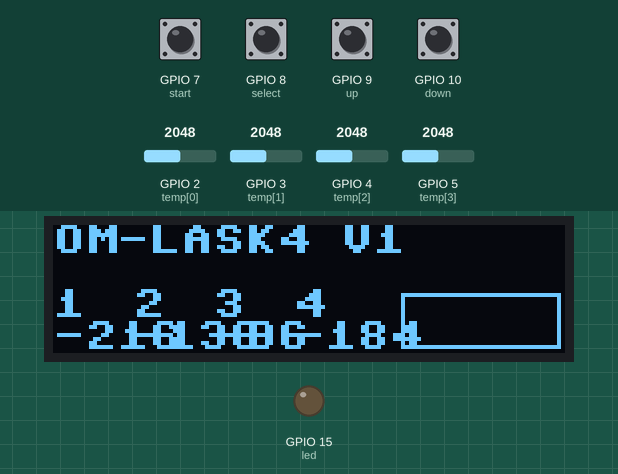
A program run on a simulated ESP32 board running MicroPython. On the bench: 128×32 one-colour display, output pins drawn as LEDs (lit = HIGH). The test bench sets the inputs (shaded band); at power-on: GPIO 7 (start), GPIO 8 (select), GPIO 9 (up), GPIO 10 (down) HIGH, GPIO 2 (temp[0]) = 2048, GPIO 3 (temp[1]) = 2048, GPIO 4 (temp[2]) = 2048, GPIO 5 (temp[3]) = 2048 (analog values on the 0–4095 scale). WiFi joins after 1.5 s; the clock reads 2024-03-15 10:24:30 at power-on unless the program sets it; what the program prints to the serial console is not drawn.

Above: at 5.0 s.
5.1 s: GPIO 10 (down) pulled LOW for 1 s
At 7.3 s:
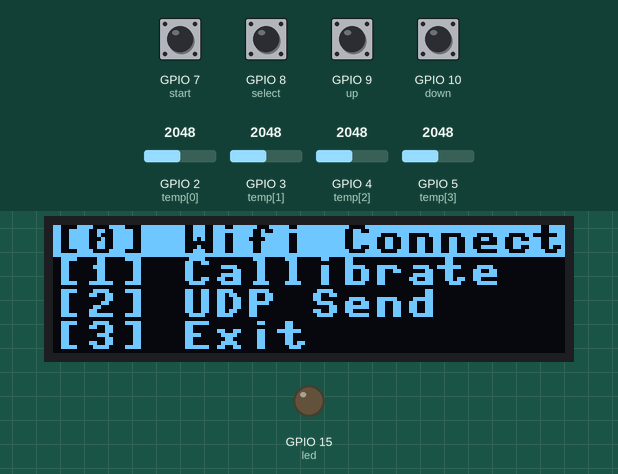
7.8 s: GPIO 7 (start) pulled LOW for 0.15 s
At 9.7 s:
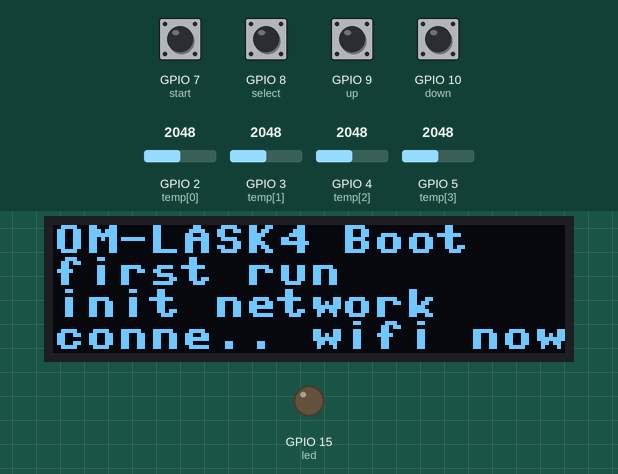
10.9 s: GPIO 2 (temp[0]) set to 2866
At 11.7 s:
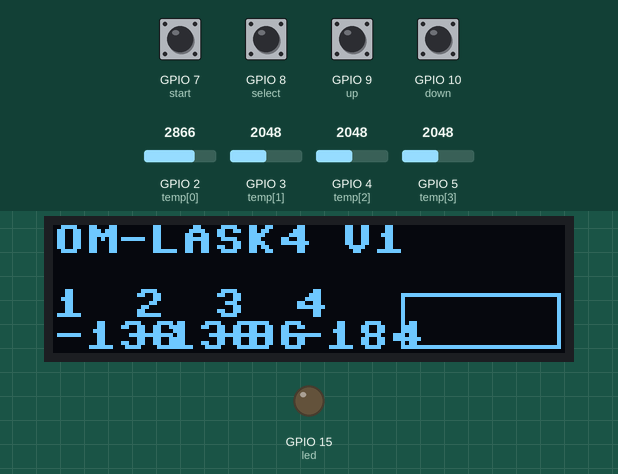
12.4 s: GPIO 3 (temp[1]) set to 2866
At 12.8 s:
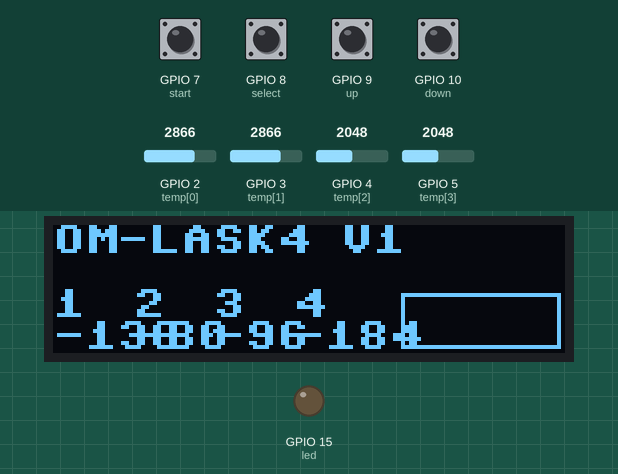
13.9 s: GPIO 4 (temp[2]) set to 2866
At 15.1 s:
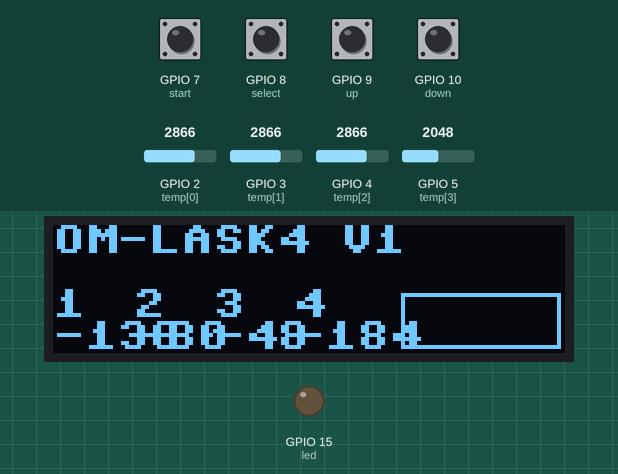
15.4 s: GPIO 5 (temp[3]) set to 2866
At 16.3 s:
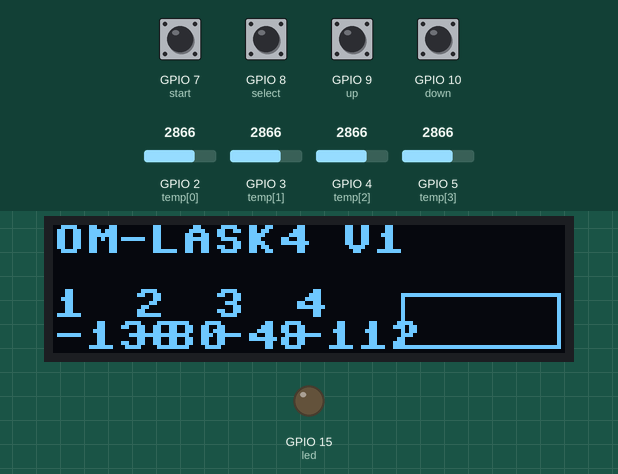
Timing chart, 0 to 17.9 s (numbered marks = the images above; inputs shaded):
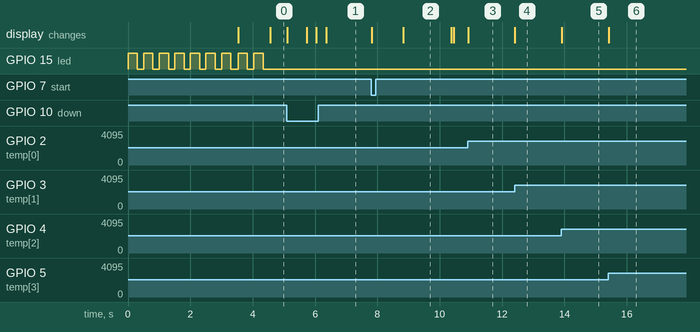

Measured:
- after the input at 5.1 s, the display: changes at once (image 1)
- after the input at 7.8 s, the display: first changes at once (image 2 shows a later state)
- after the input at 10.9 s, the display: changes at once (image 3)
- after the input at 12.4 s, the display: changes at once (image 4)
- after the input at 13.9 s, the display: changes at once (image 5)
- after the input at 15.4 s, the display: changes at once (image 6)
- by itself, GPIO 15 (led): alternates HIGH for 0.30 s and LOW for 0.20 s, 18 changes in all, then stays LOW

The program:

lask4.py
```python
#OpenMuscle - OpenHand V1.0.0
# 4 Finger Target Value Acquirer

import machine
import time
import network
import socket
import ssd1306
import gc

# Globals
# defin ADCs and make loud
zero = [0,0,0,0]
hall = []
mins = [4156, 3961, 3617, 4157]

maxes = [5064, 5241, 5077, 5233]
ram = []
led = False
ledPIN = 15
sclPIN = 33
sdaPIN = 34
oledWIDTH = 128
oledHEIGHT =  32
startPIN = 7
selectPIN = 8
upPIN = 9
downPIN = 10
s,wlan = False,False

#Button variables
start = machine.Pin(startPIN,machine.Pin.IN,machine.Pin.PULL_UP)
select = machine.Pin(selectPIN,machine.Pin.IN,machine.Pin.PULL_UP)
up = machine.Pin(upPIN,machine.Pin.IN,machine.Pin.PULL_UP)
down = machine.Pin(downPIN,machine.Pin.IN,machine.Pin.PULL_UP)

#Startup Sequence
led = machine.Pin(15,machine.Pin.OUT)


def blink(x):
  for _ in range(x):
    led.value(1)
    time.sleep(.3)
    led.value(0)
    time.sleep(.2)

blink(7)

def initOLED(scl=machine.Pin(sclPIN),sda=machine.Pin(sdaPIN),led=led,w=oledWIDTH,h=oledHEIGHT):
  print('scl = ',scl)
  print('sda = ',sda)
  oled = False
  i2c = False
  try:
    i2c = machine.I2C(scl=scl,sda=sda)
  except:
    print('i2c failed check pins scl sda')
    try:
      print('i2c.scan() = ',i2c.scan())
    except:
      print('i2c.scan() failed')
  if i2c:
    try:
      oled = ssd1306.SSD1306_I2C(w,h,i2c)
      print("SSD1306 initialized[Y]")
      print('oled = ',oled)
    except:
      print("failed to initialize onboard SSD1306")
  return oled

oled = initOLED()

def frint(text,oled=oled,ram=ram):
  if oled:
    if text:
      text = str(text)
      if len(text) <= 16:
        ram.append(text)
      else:
        ram.append(text[0:5]+'..'+text[len(text)-9:])
    oled.fill(0)
    n = 0
    for i in ram[-4:]:
      oled.text(i,0,n*8)
      n+=1
    if len(ram) > 9:
      ram = ram[-9:]
    gc.collect()
    oled.show()
    print('f:> ',ram[-1])
  else:
    print('f:< ',text)


def initNETWORK():
  #need optional backup UDP repl if can't connect
  #primary and secondary networks
  #if primary then try secondary dev wifi access point
  wlan = network.WLAN(network.STA_IF)
  wlan.active(False)
  wlan.active(True)
  time.sleep(1)
  frint('connecting to wifi now')
  wlan.connect('OpenMuscle','3141592653')
  while not wlan.isconnected():
    pass
  print('assinging port and bind')
  port = 3145
  frint(f'network config:{wlan.ifconfig()}')
  frint('network connected[Y]')
  s = socket.socket(socket.AF_INET,socket.SOCK_DGRAM)
  return(s,wlan)

def read_all(hall=hall):
  reads = []
  for i,x in enumerate(hall):
    reads.append(x.read())
    print(i,x,reads[-1])
  return(reads)


def callibrate(hall=hall,start=start):
  global mins
  global maxes
  frint('plese RELEASE')
  frint('all depressors')
  time.sleep(2)
  mins = []
  maxes = []
  for i,x in enumerate(hall):
    maxes.append(x.read())
    print(i,x)
  frint('please PRESS')
  frint('all dep & strt')
  end = False
  while not end:
    if start.value() == 0:
      end = True
      for i,x in enumerate(hall):
        mins.append(x.read())
        print(i,x)


def taskbar(hall=hall,oled=oled):
  oled.fill(0)
  oled.text('OM-LASK4 V1',0,0,1)
  x = 87
  y = 17
  global mins
  global maxes
  ammount = 5
  oled.fill_rect(0+x,0+y,40,14,1)
  oled.fill_rect(1+x,1+y,38,12,0)
  for i,z in enumerate(hall):
    div_top = (z.read()-mins[i])
    div_bottom = (maxes[i]-mins[i])
    if div_bottom == 0:
      div_bottom = 1
    ch = int((div_top/div_bottom)*12)
    r_x = ((i+1)*7)+x
    r_y = 13-(ch)+y
    oled.fill_rect(r_x,r_y,5,ch,1)
    oled.text(str(i+1),i*20,16,1)
    oled.text(str(ch*8),i*20,24,1)
  oled.show()


frint('OM-LASK4 Boot')


for i in range(2,6):
  temp = machine.ADC(machine.Pin(i))
  temp.atten(machine.ADC.ATTN_11DB)
  hall.append(temp)

cells = [hall[0],hall[1],hall[2],hall[3]]
read_all()

plen = 10
pi = 0
calib = [0,0,0,0]
blink(2)

def drawMenu():
  frint('OM-LASK4 Menu')


def fastRead(cells=cells):
  global s
  packet = {}
  data = []
  for i in range(len(cells)):
      data.append(cells[i].read()-calib[i])
  packet['id'] = 'OM-LASK4'
  packet['ticks'] = time.ticks_ms()
  packet['time'] = time.localtime()
  #Append the cycle with : deliminer delimeter
  packet['data'] = data
  raw_data = str(packet).encode('utf-8')
  try:
    #UDP recepient address
    s.sendto(raw_data,('192.168.1.32',3145))
    status = str(packet)
  except:
    status = 'failed'
  #return(status)


def mainMenu():
  global start
  global select
  global up
  global down
  global oled
  global s
  global wlan
  menu = [['[0] Wifi Connect',0,0],['[1] Callibrate',1,1],['[2] UDP Send',2,1],['[3] Exit',3,1]]
  end = False
  while not end:
    oled.fill(0)
    for i,x in enumerate(menu):
      oled.fill_rect(0,i*8,128,8,abs(x[2]-1))
      oled.text(x[0],0,i*8,x[2])
    oled.show()
    if start.value() == 0 and menu[0][2] == 0:
      frint('init network')
      s,wlan = initNETWORK()
      cells = [hall[3],hall[2],hall[1],hall[0]]
      try:
        import ntptime
        ntptime.settime()
        time.localtime()
        print(time.localtime())
      except:
        frint('NTP Time [f]')
        frint('failed to set NTP time')
      return
    if start.value() == 0 and menu[3][2] == 0:
      return
    if start.value() == 0 and menu[2][2] == 0:
      while True:
        fastRead()
        if select.value() == 0:
          return
    if start.value() == 0 and menu[1][2] == 0:
        callibrate()
        return
    if up.value() == 0 or down.value() == 0:
      for i,x in enumerate(menu):
        if x[2] == 0:
          if up.value() == 0:
            menu[i][2] = 1
            menu[i-len(menu)+1][2] = 0
            time.sleep(.3)
          if down.value() == 0:
            menu[i][2] = 1
            menu[i-1][2] = 0
            time.sleep(.3)


def mainloup(pi=pi,plen=plen,led=led,cells=cells,start=start,select=select,up=up,down=down):
  count = 0
  exit_bool = False
  button_thresh = 0
  while not exit_bool:
    if up.value() == 0 or down.value() == 0:
      mainMenu()
    if select.value() == 0:
      button_thresh += 1
    else:
      button_thresh += -1
    if button_thresh > 20:
      exit_bool = True
    elif button_thresh < 0:
      button_thresh = 0
    if pi == 0:
      frint('first run')
      #callibrate()
    if pi >= 10:
      taskbar()
      count += 1
      pi = 1
    else:
      pi += 1


mainloup()
print('this is after mainloup()')
```
